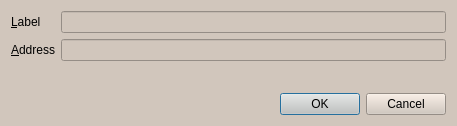
<?xml version="1.0" encoding="UTF-8"?>
<ui version="4.0">
 <class>EditAddressDialog</class>
 <widget class="QDialog" name="EditAddressDialog">
  <property name="geometry">
   <rect>
    <x>0</x>
    <y>0</y>
    <width>457</width>
    <height>126</height>
   </rect>
  </property>
  <property name="windowTitle">
   <string>Edit Address</string>
  </property>
  <property name="styleSheet">
   <string notr="true">color: rgb(0,0,0);
background: rgb(209, 198, 188)
</string>
  </property>
  <layout class="QVBoxLayout" name="verticalLayout">
   <item>
    <layout class="QFormLayout" name="formLayout">
     <property name="fieldGrowthPolicy">
      <enum>QFormLayout::AllNonFixedFieldsGrow</enum>
     </property>
     <item row="0" column="0">
      <widget class="QLabel" name="label">
       <property name="text">
        <string>&amp;Label</string>
       </property>
       <property name="buddy">
        <cstring>labelEdit</cstring>
       </property>
      </widget>
     </item>
     <item row="0" column="1">
      <widget class="QLineEdit" name="labelEdit">
       <property name="toolTip">
        <string>The label associated with this address book entry</string>
       </property>
      </widget>
     </item>
     <item row="1" column="0">
      <widget class="QLabel" name="label_2">
       <property name="text">
        <string>&amp;Address</string>
       </property>
       <property name="buddy">
        <cstring>addressEdit</cstring>
       </property>
      </widget>
     </item>
     <item row="1" column="1">
      <widget class="QLineEdit" name="addressEdit">
       <property name="toolTip">
        <string>The address associated with this address book entry. This can only be modified for sending addresses.</string>
       </property>
      </widget>
     </item>
    </layout>
   </item>
   <item>
    <widget class="QDialogButtonBox" name="buttonBox">
     <property name="orientation">
      <enum>Qt::Horizontal</enum>
     </property>
     <property name="standardButtons">
      <set>QDialogButtonBox::Cancel|QDialogButtonBox::Ok</set>
     </property>
    </widget>
   </item>
  </layout>
 </widget>
 <resources/>
 <connections>
  <connection>
   <sender>buttonBox</sender>
   <signal>accepted()</signal>
   <receiver>EditAddressDialog</receiver>
   <slot>accept()</slot>
   <hints>
    <hint type="sourcelabel">
     <x>248</x>
     <y>254</y>
    </hint>
    <hint type="destinationlabel">
     <x>157</x>
     <y>274</y>
    </hint>
   </hints>
  </connection>
  <connection>
   <sender>buttonBox</sender>
   <signal>rejected()</signal>
   <receiver>EditAddressDialog</receiver>
   <slot>reject()</slot>
   <hints>
    <hint type="sourcelabel">
     <x>316</x>
     <y>260</y>
    </hint>
    <hint type="destinationlabel">
     <x>286</x>
     <y>274</y>
    </hint>
   </hints>
  </connection>
 </connections>
</ui>
